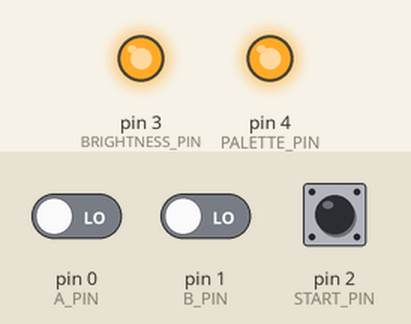
A sketch run on a simulated Arduino Uno, built with avr-gcc and run on an emulated ATmega328P. Parts: output pins drawn as LEDs (lit = HIGH). The inputs (shaded band) are chosen by the test bench; at power-on: pin 2 (START_PIN) HIGH, pin 0 (A_PIN) LOW, pin 1 (B_PIN) LOW. Sleep ends after the set time or at an interrupt.

Above: at 1.2 s.
1.3 s: pin 2 (START_PIN) pulled LOW for 3.2 s
At 3.6 s:
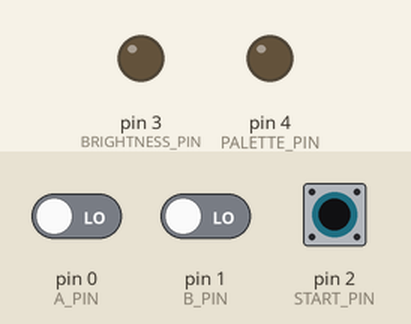
6.0 s: pin 0 (A_PIN) driven HIGH and pin 2 (START_PIN) driven LOW
At 8.2 s:
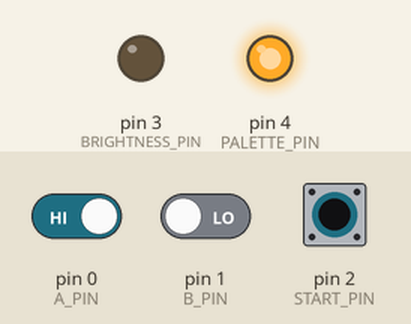
8.5 s: pin 0 (A_PIN) driven LOW
At 9.5 s:
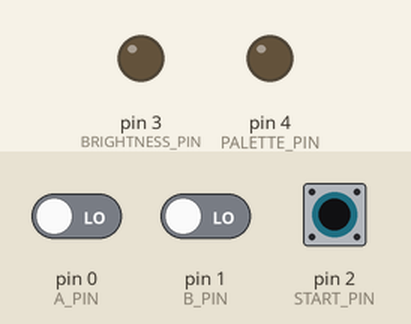
10.0 s: pin 1 (B_PIN) driven HIGH
At 10.6 s:
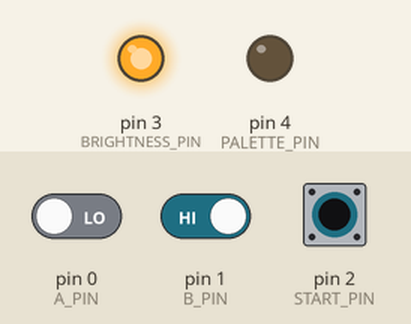
11.5 s: pin 1 (B_PIN) driven LOW
At 11.8 s:
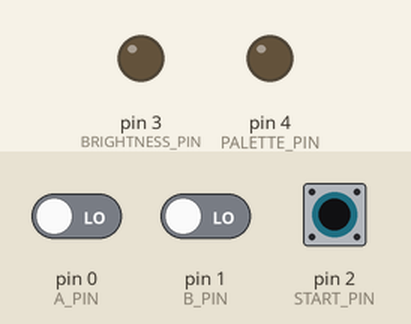
Timing chart, 0 to 14.0 s (numbered marks = the images above; inputs shaded):
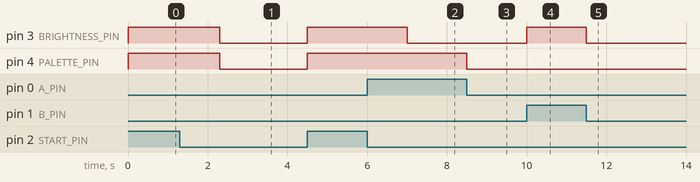

Measured:
- after the input at 1.3 s, pin 3 (BRIGHTNESS_PIN), pin 4 (PALETTE_PIN): HIGH → LOW after 1.0 s, → HIGH 2.2 s later
- after the input at 6.0 s, pin 3 (BRIGHTNESS_PIN): HIGH → LOW after 1.0 s
- after the input at 8.5 s, pin 4 (PALETTE_PIN): HIGH → LOW at once
- after the input at 10.0 s, pin 3 (BRIGHTNESS_PIN): LOW → HIGH at once
- after the input at 11.5 s, pin 3 (BRIGHTNESS_PIN): HIGH → LOW at once

The sketch:

Q5_touch_combo.ino
```cpp
#include <avr/sleep.h>

#define PULL_SENSOR_PINS_HIGH true // change to false if leaving touch sensor ICs installed

#define START_PIN 2 // interrupt pin
#define A_PIN 0
#define B_PIN 1
#define PALETTE_PIN 4
#define BRIGHTNESS_PIN 3

unsigned long pressedMillis = 0;

void setup() {
  pinMode(START_PIN, INPUT);
  pinMode(A_PIN, INPUT);
  pinMode(B_PIN, INPUT);
  setSensorPinHigh(PALETTE_PIN);
  setSensorPinHigh(BRIGHTNESS_PIN);

  delay(5);
}

void loop() {
  set_sleep_mode(SLEEP_MODE_PWR_DOWN);
  sleep_enable();
  cli();
  attachInterrupt(0, startPressed, LOW);
  sei();
  sleep_cpu();

  // wakes here with interrupt

  sleep_disable();

  pressedMillis = millis();
  while (!digitalRead(START_PIN)) {
    if ((millis() - pressedMillis) > 1000) {
      setSensorPinFromButtonPin(PALETTE_PIN, A_PIN);
      setSensorPinFromButtonPin(BRIGHTNESS_PIN, B_PIN);
    }
    delay(5);
  }

  setSensorPinHigh(PALETTE_PIN);
  setSensorPinHigh(BRIGHTNESS_PIN);
}

void startPressed() {
  detachInterrupt(0);
}

void setSensorPinFromButtonPin(byte sensorPin, byte buttonPin) {
  if (digitalRead(buttonPin)) {
    setSensorPinHigh(sensorPin);
  } else {
    digitalWrite(sensorPin, LOW);
    pinMode(sensorPin, OUTPUT);
  }
}

void setSensorPinHigh(byte sensorPin) {
  if (PULL_SENSOR_PINS_HIGH) {
    digitalWrite(sensorPin, HIGH);
    pinMode(sensorPin, OUTPUT);
  } else {
    pinMode(sensorPin, INPUT);
  }
}
```
